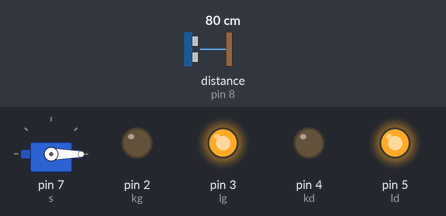
Bench run of a sketch on a simulated Arduino Uno, built with avr-gcc and run on an emulated ATmega328P. Shown: servo, output pins drawn as LEDs (lit = HIGH). Inputs (shaded band) come from the test bench; at power-on: distance to the obstacle (sensor on pin 8) 80 cm. The echo pulse lasts 58.3 µs per cm; pins used as bus, display or sensor lines are not drawn; what the sketch prints to the serial monitor is not drawn.

Above: at 0.1 s.
Timing chart, 0 to 40.0 s (numbered marks = the images above):
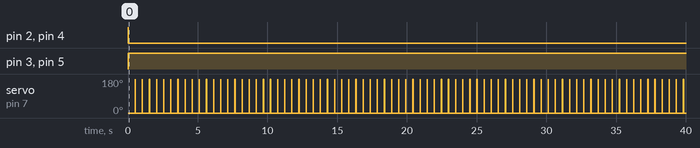

The sketch:

new-car.ino
```cpp
#include<Servo.h>
 int tr= 6;
 int e=8;
int kg=2;
int lg=3;
int kd=4;
int ld=5;
Servo s ;
void setup() {
  for (int j =8 ; j<11 ; j++){
    pinMode(j, INPUT);}
    s.attach(7);
  s.write(90);
  Serial.begin(9600);
  for (int i=2;i<7;i++){
    pinMode(i, OUTPUT);}
    Serial.begin(9600);


  // put your setup code here, to run once:

}

void loop() {
  float d=dis();
  Serial.println(d);
  if(d>=15){
    godem();  s.write(90);


  }
  ba:
  float ll=lookLEFT(d);
  float lr=lookRight(d);
   if(ll>lr)
    {


          gauche();
          }

   else if(ll<lr)
    {
      limin();
    }

    if (ll==lr){
      wa5er();
      delay(500);
      goto ba ;


        }

}
  // put your main code here, to run repeatedly:
float dis (){
  b1:
  digitalWrite(tr,0) ;
  delayMicroseconds(5) ;
  digitalWrite(tr,1) ;
  delayMicroseconds(10);
  digitalWrite(tr,0) ;
  delayMicroseconds(5);
   float t=pulseIn(e,1);
  float d=0.0343*t/2 ;
  if(d==0)
    goto b1;
  return(d)  ;}
void  godem (){
  digitalWrite(kg, 1);
  digitalWrite(lg, 0);
  digitalWrite(kd, 1);
  digitalWrite(ld, 0);
  }
  void  wa5er (){
  digitalWrite(kg, 0);
  digitalWrite(lg, 1);
  digitalWrite(kd, 0);
  digitalWrite(ld, 1); }
  void  limin (){
  digitalWrite(kg, 0);
  digitalWrite(lg, 1);
  digitalWrite(kd, 1);
  digitalWrite(ld, 0); }
   void  gauche(){
  digitalWrite(kg, 1);
  digitalWrite(lg, 0);
  digitalWrite(kd, 0);
  digitalWrite(ld, 1); }

 void  stop(){
  digitalWrite(kg, 0);
  digitalWrite(lg, 0);
  digitalWrite(kd, 0);
  digitalWrite(ld, 0); }

float lookRight (float d)
{s.write(0);
float lr=dis();
return lr;

}
float lookLEFT (float d)
{s.write(180);
float ll=dis();
return ll;
}
```

Measured:
- by itself, pin 2 (kg), pin 4 (kd): LOW → HIGH at 0.01 s, → LOW 0.01 s later
- by itself, pin 3 (lg), pin 5 (ld): LOW → HIGH at 0.02 s
- by itself, servo on pin 7 (s): alternates 180° for 0.01 s and 0° for 0.50 s
